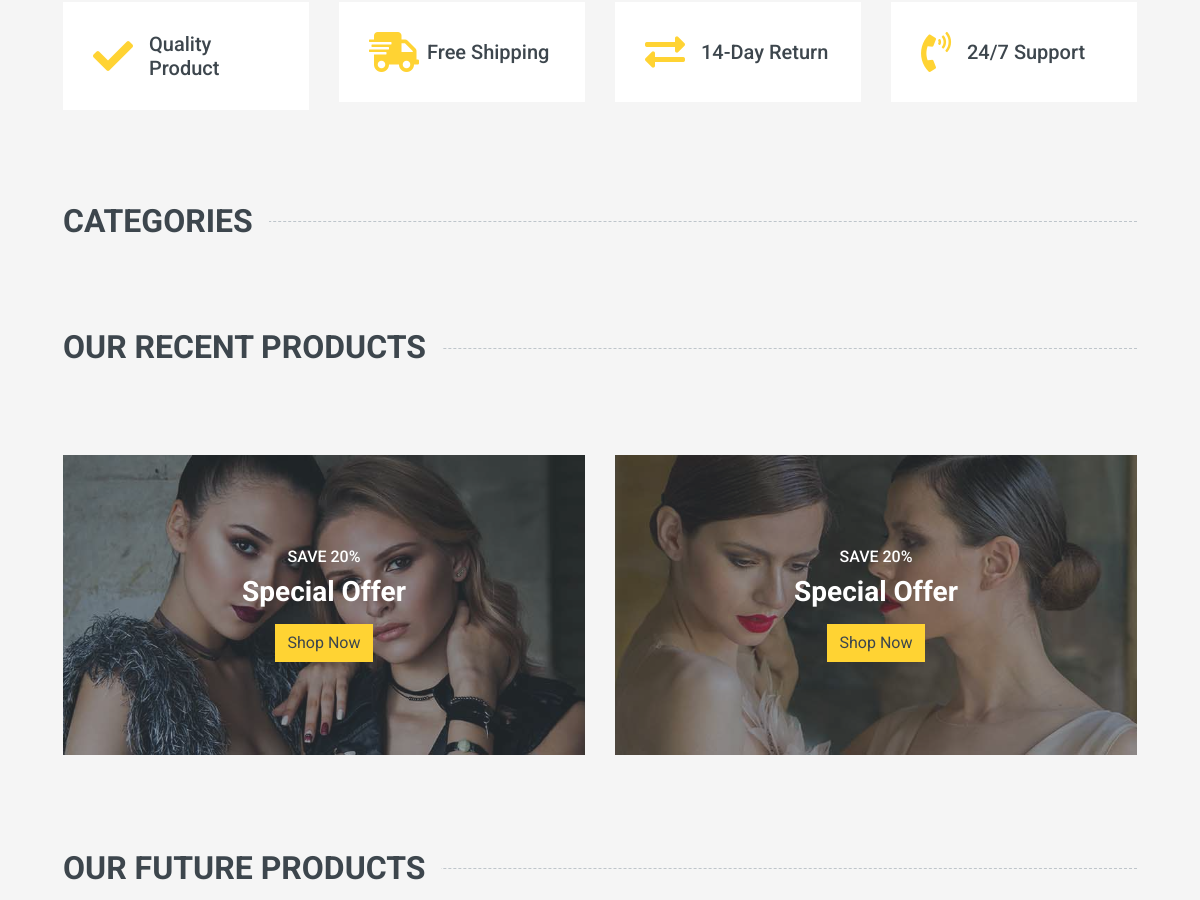
The app's page / (middle part), older data.
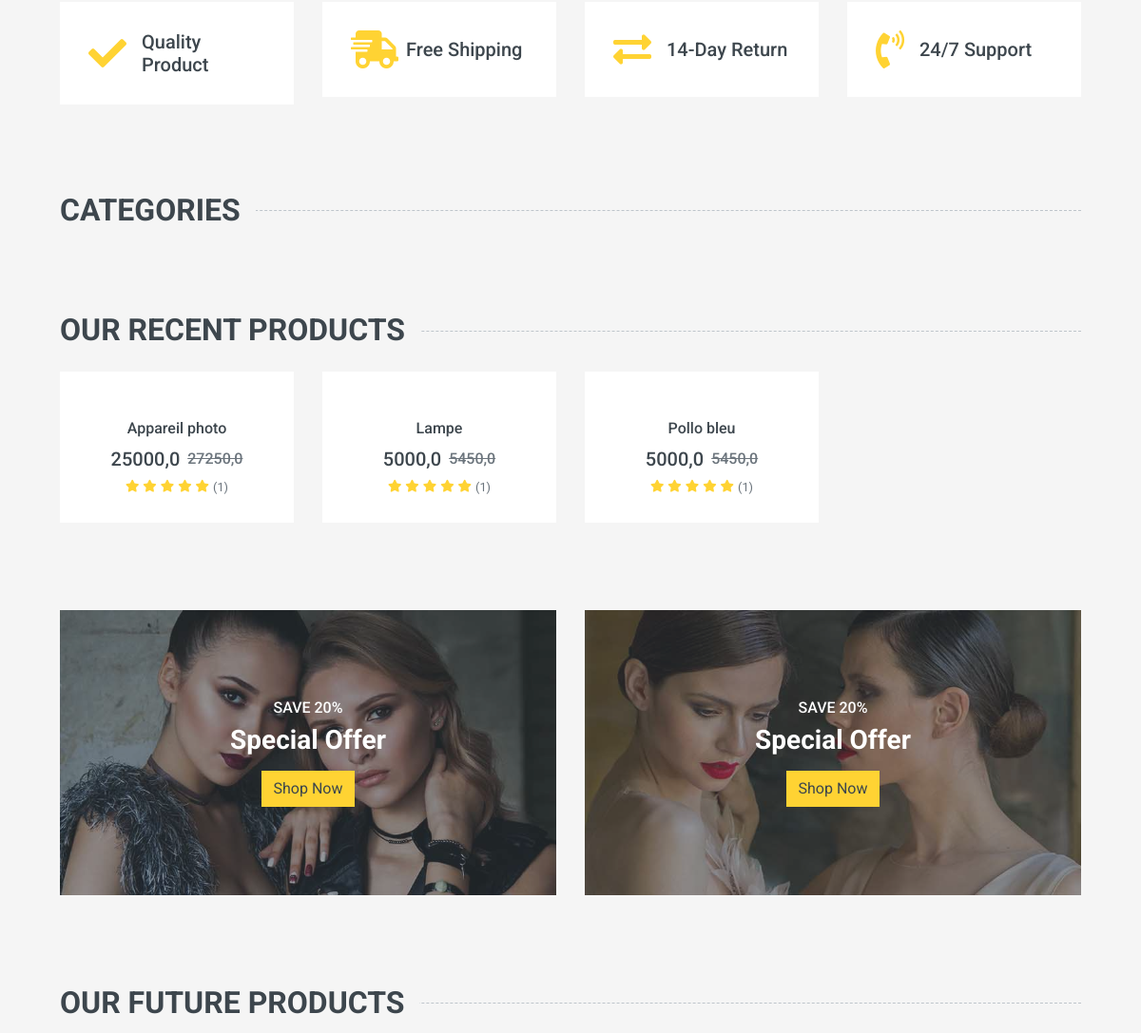
The same page, newer data.
### back/models.py (models this page shows, shortened)
class Product(models.Model):
    name = models.CharField(max_length=30, unique=True, null=False, blank=False)
    slug = models.CharField(max_length=50, unique=True, null=False, blank=False)
    price = models.FloatField(null=False, blank=False)
    description = models.TextField(max_length=255, null=True, blank=True)
    details = models.TextField(max_length=255, null=True, blank=True)
    stock = models.IntegerField(default=1, null=True, blank=True)
    active = models.BooleanField(default=True, null=False, blank=True)
    created_at = models.DateTimeField(auto_now_add=True, null=False, blank=True)
    category = models.ForeignKey('Category', null=True, blank=False, on_delete=models.SET_NULL, related_name='products')
    class Meta:
        ordering = ["-created_at", 'name']
    @property
    def promo_price(self):
        return self.price + self.price * 0.09
    @property
    def first_image(self):
        if self.images.all():
            return self.images.all()[0].file.url
        else:
            return ''

### front/views.py (the view)
# urls.py: 2. Add a URL to urlpatterns:  path('', views.home, name='home')
def home(request):
    products = Product.objects.filter(active=True).order_by('name')[:12]
    arrivals = Arrival.objects.filter(closed=False)
    arrivals_details = []
    for arrival in arrivals:
        arrivals_details += list(Arrival_details.objects.filter(arrival=arrival))
    context = {
        'products': products,
        'arrivals_details': arrivals_details
    }
    return render(request, 'front/index.html', context)

### back/context_processors.py (called while the page is built)
def getCategories(request):
    categories = Category.objects.filter(active=True).order_by('name')
    return {'categories': categories}

### front/templates/front/index.html (shortened to what the changed rows need)
{% extends 'base.html' %}
{% load static %}
{% block content %}
    <div class="container-fluid pt-5">
        <div class="row px-xl-5 pb-3">
            <div class="col-lg-3 col-md-6 col-sm-12 pb-1">
                <div class="d-flex align-items-center bg-light mb-4" style="padding: 30px;">
                    <h1 class="fa fa-check text-primary m-0 mr-3"></h1>
                </div>
            </div>
            <div class="col-lg-3 col-md-6 col-sm-12 pb-1">
                <div class="d-flex align-items-center bg-light mb-4" style="padding: 30px;">
                    <h1 class="fa fa-shipping-fast text-primary m-0 mr-2"></h1>
                </div>
            </div>
            <div class="col-lg-3 col-md-6 col-sm-12 pb-1">
                <div class="d-flex align-items-center bg-light mb-4" style="padding: 30px;">
                    <h1 class="fas fa-exchange-alt text-primary m-0 mr-3"></h1>
                </div>
            </div>
            <div class="col-lg-3 col-md-6 col-sm-12 pb-1">
                <div class="d-flex align-items-center bg-light mb-4" style="padding: 30px;">
                    <h1 class="fa fa-phone-volume text-primary m-0 mr-3"></h1>
                </div>
            </div>
        </div>
    </div>
    <div class="container-fluid pt-5">
        <h2 class="section-title position-relative text-uppercase mx-xl-5 mb-4"><span class="bg-secondary pr-3">Categories</span></h2>
    </div>
    <div class="container-fluid pt-5 pb-3">
        <h2 class="section-title position-relative text-uppercase mx-xl-5 mb-4"><span class="bg-secondary pr-3">Our recent products</span></h2>
        <div class="row px-xl-5">
            {% for product in products %}
            <div class="col-lg-3 col-md-4 col-sm-6 pb-1">
                <div class="product-item bg-light mb-4">
                    <div class="product-img position-relative overflow-hidden">
                        <div class="product-action">
                        </div>
                    </div>
                    <div class="text-center py-4">
                        <a class="h6 text-decoration-none text-truncate" href="">{{product.name}}</a>
                        <div class="d-flex align-items-center justify-content-center mt-2">
                            <h5>{{product.price}}</h5><h6 class="text-muted ml-2"><del>{{product.promo_price}}</del></h6>
                        </div>
                        <div class="d-flex align-items-center justify-content-center mb-1">
                            <small class="fa fa-star text-primary mr-1"></small>
                            <small class="fa fa-star text-primary mr-1"></small>
                            <small class="fa fa-star text-primary mr-1"></small>
                            <small class="fa fa-star text-primary mr-1"></small>
                            <small class="fa fa-star text-primary mr-1"></small>
                            <small>({{product.stock}})</small>
                        </div>
                    </div>
                </div>
            </div>
            {% endfor %}
        </div>
    </div>
    <div class="container-fluid pt-5 pb-3">
        <h2 class="section-title position-relative text-uppercase mx-xl-5 mb-4"><span class="bg-secondary pr-3">Our future Products</span></h2>
    </div>
{% endblock %}

Row changes from the older to the newer data that the page shows:
added Product: name "Appareil photo", price "25000,0", promo_price "27250,0", stock "1"
added Product: name "Lampe", price "5000,0", promo_price "5450,0", stock "1"
added Product: name "Pollo bleu", price "5000,0", promo_price "5450,0", stock "1"
